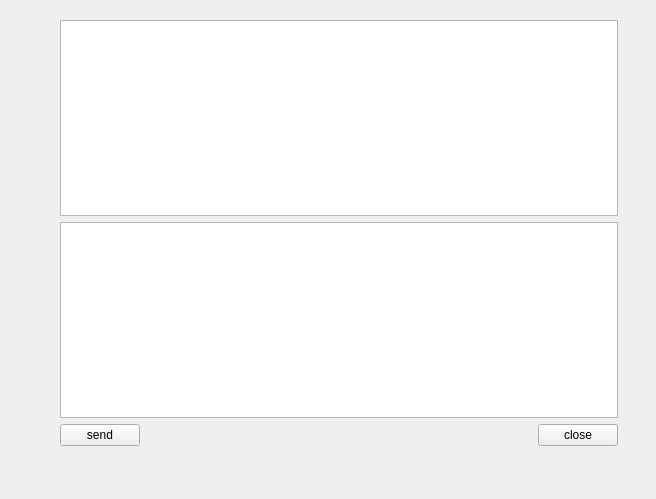
<?xml version="1.0" encoding="UTF-8"?>
<ui version="4.0">
 <class>TCPServerWidget</class>
 <widget class="QWidget" name="TCPServerWidget">
  <property name="geometry">
   <rect>
    <x>0</x>
    <y>0</y>
    <width>656</width>
    <height>499</height>
   </rect>
  </property>
  <property name="windowTitle">
   <string>TCPServerWidget</string>
  </property>
  <widget class="QWidget" name="">
   <property name="geometry">
    <rect>
     <x>60</x>
     <y>20</y>
     <width>558</width>
     <height>426</height>
    </rect>
   </property>
   <layout class="QGridLayout" name="gridLayout">
    <item row="0" column="0" colspan="3">
     <widget class="QTextEdit" name="textEditRead">
      <property name="readOnly">
       <bool>true</bool>
      </property>
     </widget>
    </item>
    <item row="1" column="0" colspan="3">
     <widget class="QTextEdit" name="textEditWrite"/>
    </item>
    <item row="2" column="0">
     <widget class="QPushButton" name="pushButtonSend">
      <property name="text">
       <string>send</string>
      </property>
     </widget>
    </item>
    <item row="2" column="1">
     <spacer name="horizontalSpacer">
      <property name="orientation">
       <enum>Qt::Horizontal</enum>
      </property>
      <property name="sizeHint" stdset="0">
       <size>
        <width>358</width>
        <height>20</height>
       </size>
      </property>
     </spacer>
    </item>
    <item row="2" column="2">
     <widget class="QPushButton" name="pushButtonClose">
      <property name="text">
       <string>close</string>
      </property>
     </widget>
    </item>
   </layout>
  </widget>
 </widget>
 <resources/>
 <connections/>
</ui>
